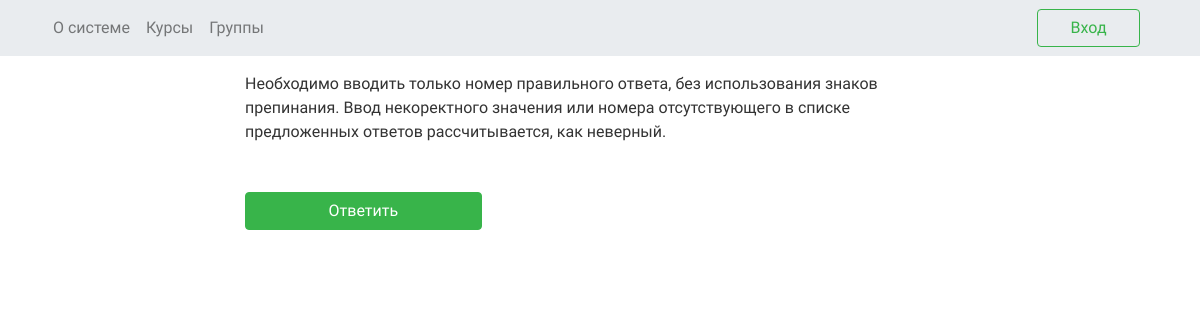
The app's page /pass_test/3, older data.
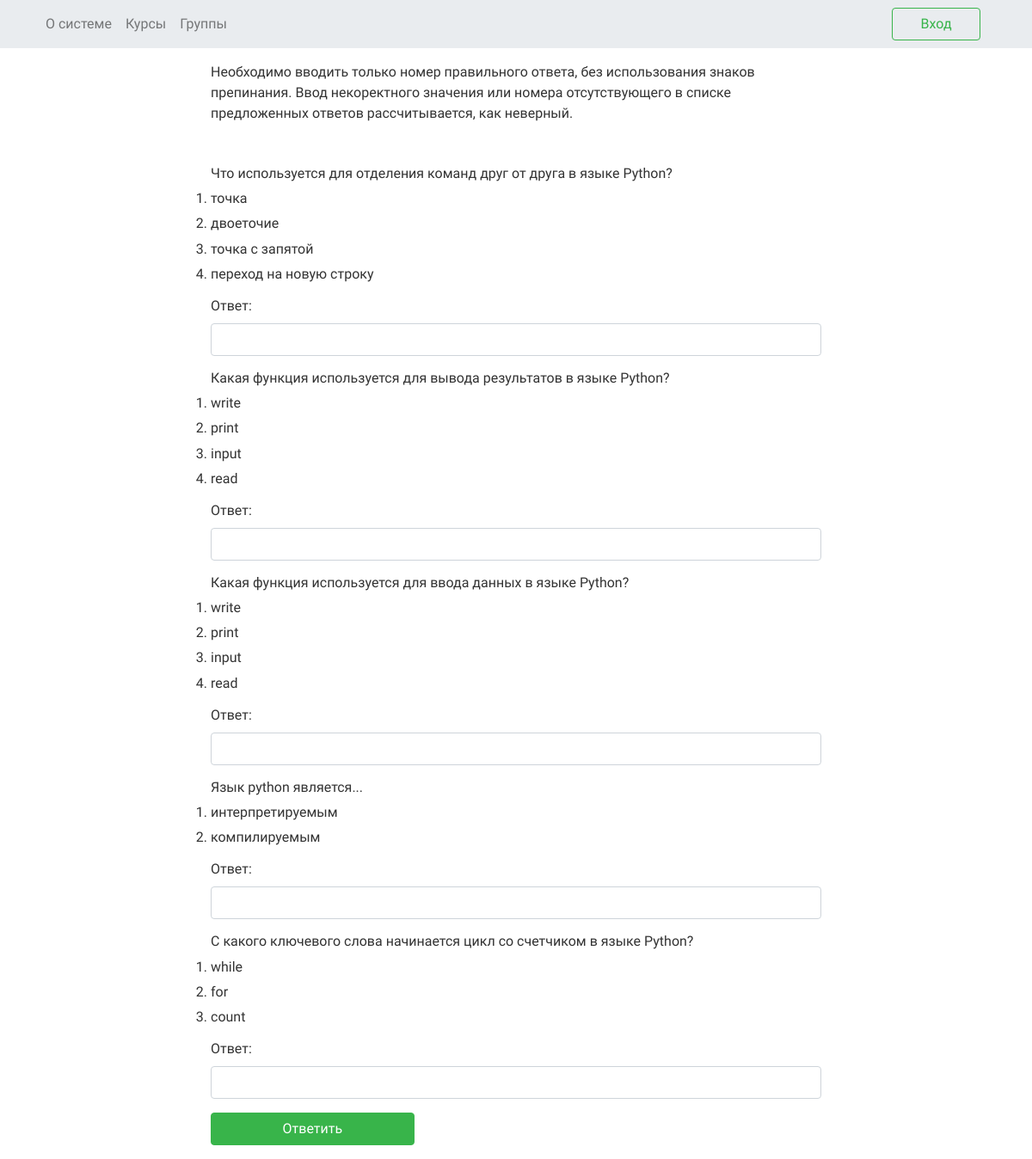
The same page, newer data.
### learn_app/models.py (models this page shows)
class Question(models.Model):
    text = models.CharField(max_length=80, verbose_name='Вопрос')
    test = models.ForeignKey(Test, on_delete=models.CASCADE)
    right_answer = models.IntegerField(verbose_name='Номер правильного ответа')
    answers = models.CharField(max_length=500, verbose_name='Варианты ответов (вводить через ",")',
                               help_text='Введите варианты ответов через , ', null=True)
    def __str__(self):
        return self.text
    def answers_as_list(self):
        return self.answers.split(',')

### learn_app/views.py (the view, shortened to what this page needs)
# urls.py: path('pass_test/<str:id>', view.TestPass.as_view(), name='test_pass_url'),
class TestPass(View):
    model = Test
    def get(self, request, id):
        questions = list(Question.objects.filter(test=id))
        test = {}
        for question in questions:
            test[question] = PassTestForm(instance=UserAnswer(), prefix=str(question))
        return render(request, 'test_pass.html', context={'form': test})

### templates/test_pass.html (shortened to what this page needs)
{% extends 'base.html' %}
{% block content %}
{% load static %}
    <link rel="stylesheet" type="text/css" href="{% static 'index.css' %}">
<div class = 'd-flex justify-content-center'>
    <form method="POST" class="m-3 col-lg-8" role="form">
        <div class="mb-5">Необходимо вводить только номер правильного ответа, без использования знаков препинания.
            Ввод некоректного значения или номера отсутствующего в списке предложенных ответов рассчитывается, как неверный.</div>
            {% for question, answer in form.items %}
                <div class="form-group">
                    <h6>{{ question.text }}</h6>
                    <ol>
                        {% for question_answer in question.answers_as_list %}
                            <li><h6>{{ question_answer }}</h6></li>
                        {% endfor %}
                    </ol>
                    {{ answer }}
                </div>
            {% endfor %}
            <button type="submit" class = 'btn btn-success col-lg-4'>Ответить</button>
    </form>
</div>
{% endblock %}

Row changes from the older to the newer data that the page shows:
now on this page (row edited): Question: text "Что используется для отделения команд друг от друга в языке Python?", answers_as_list "точка" "двоеточие" "точка с запятой" "переход на новую строку"
now on this page (row edited): Question: text "Какая функция используется для вывода результатов в языке Python?", answers_as_list "write" "print" "input" "read"
now on this page (row edited): Question: text "Какая функция используется для ввода данных в языке Python?", answers_as_list "write" "print" "input" "read"
now on this page (row edited): Question: text "Язык python является...", answers_as_list "интерпретируемым" "компилируемым"
now on this page (row edited): Question: text "С какого ключевого слова начинается цикл со счетчиком в языке Python?", answers_as_list "while" "for" "count"
